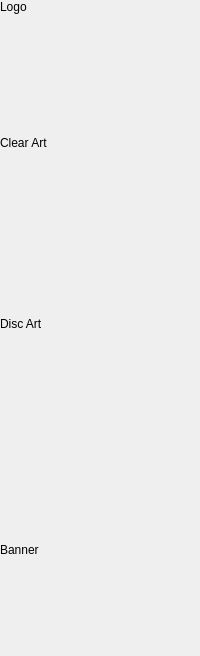
            <widget class="QWidget" name="page_2">
             <layout class="QVBoxLayout" name="verticalLayout_11">
              <property name="leftMargin">
               <number>0</number>
              </property>
              <property name="topMargin">
               <number>0</number>
              </property>
              <property name="rightMargin">
               <number>0</number>
              </property>
              <property name="bottomMargin">
               <number>0</number>
              </property>
              <item>
               <widget class="QLabel" name="labelLogo">
                <property name="text">
                 <string>Logo</string>
                </property>
               </widget>
              </item>
              <item>
               <widget class="ClosableImage" name="logo">
                <property name="minimumSize">
                 <size>
                  <width>180</width>
                  <height>110</height>
                 </size>
                </property>
                <property name="maximumSize">
                 <size>
                  <width>180</width>
                  <height>110</height>
                 </size>
                </property>
                <property name="cursor">
                 <cursorShape>PointingHandCursor</cursorShape>
                </property>
                <property name="toolTip">
                 <string>Click to Change</string>
                </property>
                <property name="text">
                 <string/>
                </property>
                <property name="pixmap">
                 <pixmap resource="../../data/MediaElch.qrc">:/img/placeholders/logo.png</pixmap>
                </property>
                <property name="alignment">
                 <set>Qt::AlignCenter</set>
                </property>
                <property name="clickable" stdset="0">
                 <bool>true</bool>
                </property>
                <property name="myFixedHeight" stdset="0">
                 <number>110</number>
                </property>
                <property name="title" stdset="0">
                 <string>Logo</string>
                </property>
                <property name="dropShadow" stdset="0">
                 <bool>true</bool>
                </property>
               </widget>
              </item>
              <item>
               <widget class="QLabel" name="labelClearArt">
                <property name="text">
                 <string>Clear Art</string>
                </property>
               </widget>
              </item>
              <item>
               <widget class="ClosableImage" name="clearArt">
                <property name="minimumSize">
                 <size>
                  <width>180</width>
                  <height>155</height>
                 </size>
                </property>
                <property name="maximumSize">
                 <size>
                  <width>180</width>
                  <height>155</height>
                 </size>
                </property>
                <property name="cursor">
                 <cursorShape>PointingHandCursor</cursorShape>
                </property>
                <property name="toolTip">
                 <string>Click to Change</string>
                </property>
                <property name="text">
                 <string/>
                </property>
                <property name="pixmap">
                 <pixmap resource="../../data/MediaElch.qrc">:/img/placeholders/clear_art.png</pixmap>
                </property>
                <property name="alignment">
                 <set>Qt::AlignCenter</set>
                </property>
                <property name="clickable" stdset="0">
                 <bool>true</bool>
                </property>
                <property name="myFixedHeight" stdset="0">
                 <number>155</number>
                </property>
                <property name="title" stdset="0">
                 <string>Clear Art</string>
                </property>
                <property name="dropShadow" stdset="0">
                 <bool>true</bool>
                </property>
               </widget>
              </item>
              <item>
               <widget class="QLabel" name="labelDiscArt">
                <property name="text">
                 <string>Disc Art</string>
                </property>
               </widget>
              </item>
              <item>
               <widget class="ClosableImage" name="cdArt">
                <property name="minimumSize">
                 <size>
                  <width>180</width>
                  <height>200</height>
                 </size>
                </property>
                <property name="maximumSize">
                 <size>
                  <width>180</width>
                  <height>200</height>
                 </size>
                </property>
                <property name="cursor">
                 <cursorShape>PointingHandCursor</cursorShape>
                </property>
                <property name="toolTip">
                 <string>Click to Change</string>
                </property>
                <property name="text">
                 <string/>
                </property>
                <property name="pixmap">
                 <pixmap resource="../../data/MediaElch.qrc">:/img/placeholders/cd_art.png</pixmap>
                </property>
                <property name="alignment">
                 <set>Qt::AlignCenter</set>
                </property>
                <property name="clickable" stdset="0">
                 <bool>true</bool>
                </property>
                <property name="myFixedHeight" stdset="0">
                 <number>200</number>
                </property>
                <property name="title" stdset="0">
                 <string>CD Art</string>
                </property>
                <property name="dropShadow" stdset="0">
                 <bool>true</bool>
                </property>
               </widget>
              </item>
              <item>
               <widget class="QLabel" name="labelBanner">
                <property name="text">
                 <string>Banner</string>
                </property>
               </widget>
              </item>
              <item>
               <widget class="ClosableImage" name="banner">
                <property name="minimumSize">
                 <size>
                  <width>180</width>
                  <height>53</height>
                 </size>
                </property>
                <property name="maximumSize">
                 <size>
                  <width>180</width>
                  <height>53</height>
                 </size>
                </property>
                <property name="cursor">
                 <cursorShape>PointingHandCursor</cursorShape>
                </property>
                <property name="toolTip">
                 <string>Click to Change</string>
                </property>
                <property name="text">
                 <string/>
                </property>
                <property name="pixmap">
                 <pixmap resource="../../data/MediaElch.qrc">:/img/placeholders/banner.png</pixmap>
                </property>
                <property name="alignment">
                 <set>Qt::AlignCenter</set>
                </property>
                <property name="myFixedHeight" stdset="0">
                 <number>53</number>
                </property>
                <property name="clickable" stdset="0">
                 <bool>true</bool>
                </property>
                <property name="title" stdset="0">
                 <string>Banner</string>
                </property>
                <property name="dropShadow" stdset="0">
                 <bool>true</bool>
                </property>
               </widget>
              </item>
              <item>
               <spacer name="verticalSpacer_7">
                <property name="orientation">
                 <enum>Qt::Vertical</enum>
                </property>
                <property name="sizeHint" stdset="0">
                 <size>
                  <width>20</width>
                  <height>40</height>
                 </size>
                </property>
               </spacer>
              </item>
             </layout>
            </widget>
